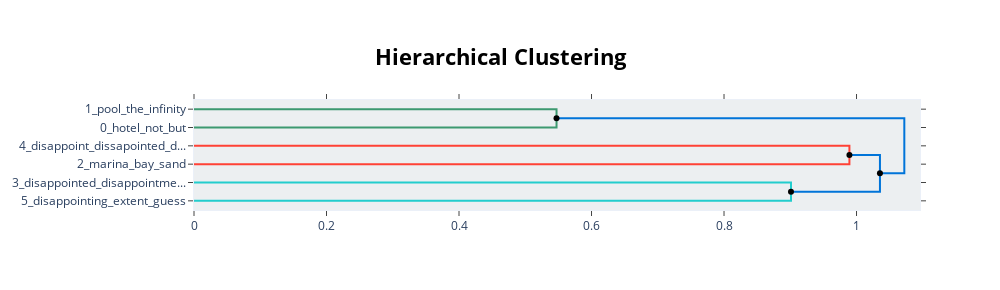

Source (notebook cell):
### Code cell
hierarchical_topics = topic_model.hierarchical_topics(sample_content)
topic_model.visualize_hierarchy(hierarchical_topics=hierarchical_topics)

# We can see that a hierarchical tree is formed which is conveniently colour coded to show links between related topics fairly well!
# Nonetheless - we still do see conjunctions such as 'but' pop up in the tree - implying that we do not necessarily have just the problems
# faced by guests displayed below and some of the text could be related to things thought positively by them. This can be rectified through
# the methods employed below.

### Figure 1 — Plotly figure (JSON) as saved in the notebook; plotly's stock layout.template omitted (floating-point values rounded to 4 significant figures)
{"data": [{"hoverinfo": "text", "marker": {"color": "rgb(61,153,112)"}, "mode": "lines", "text": ["pool_the_infinity_and_only", "", "", "hotel_not_but_the_service"], "type": "scatter", "x": [0, 0.5472, 0.5472, 0], "xaxis": "x", "y": [-5, -5, -15, -15], "yaxis": "y"}, {"hoverinfo": "text", "marker": {"color": "rgb(255,65,54)"}, "mode": "lines", "text": ["disappoint_dissapointed_disapointing_overal_info", "", "", "marina_bay_sand_sands_ship"], "type": "scatter", "x": [0, 0.9893, 0.9893, 0], "xaxis": "x", "y": [-25, -25, -35, -35], "yaxis": "y"}, {"hoverinfo": "text", "marker": {"color": "rgb(35,205,205)"}, "mode": "lines", "text": ["disappointed_disappointment_upset_what_big", "", "", "disappointing_extent_guess_shocking_such"], "type": "scatter", "x": [0, 0.9011, 0.9011, 0], "xaxis": "x", "y": [-45, -45, -55, -55], "yaxis": "y"}, {"hoverinfo": "text", "marker": {"color": "rgb(0,116,217)"}, "mode": "lines", "text": ["marina_bay_sand_disappoint_sands", "", "", "disappointing_disappointed_disappointment_upset_extremely"], "type": "scatter", "x": [0.9893, 1.035, 1.035, 0.9011], "xaxis": "x", "y": [-30, -30, -50, -50], "yaxis": "y"}, {"hoverinfo": "text", "marker": {"color": "rgb(0,116,217)"}, "mode": "lines", "text": ["hotel_the_not_but_pool", "", "", "marina_bay_sand_disappoint_disappointing"], "type": "scatter", "x": [0.5472, 1.072, 1.072, 1.035], "xaxis": "x", "y": [-10, -10, -40, -40], "yaxis": "y"}, {"hoverinfo": "text", "hovertext": ["marina_bay_sand_disappoint_sands", "hotel_the_not_but_pool"], "marker": {"color": "black"}, "mode": "markers", "showlegend": false, "type": "scatter", "x": [0.9893, 0.5472], "y": [-30, -10]}, {"hoverinfo": "text", "hovertext": ["disappointing_disappointed_disappointment_upset_extremely", "marina_bay_sand_disappoint_disappointing"], "marker": {"color": "black"}, "mode": "markers", "showlegend": false, "type": "scatter", "x": [0.9011, 1.035], "y": [-50, -40]}], "layout": {"autosize": false, "height": 290, "hoverlabel": {"bgcolor": "white", "font": {"family": "Rockwell", "size": 16}}, "hovermode": "closest", "plot_bgcolor": "#ECEFF1", "showlegend": false, "title": {"font": {"color": "Black", "size": 22}, "text": "<b>Hierarchical Clustering</b>", "x": 0.5, "xanchor": "center", "yanchor": "top"}, "width": 1000, "xaxis": {"mirror": "allticks", "rangemode": "tozero", "showgrid": false, "showline": true, "showticklabels": true, "ticks": "outside", "type": "linear", "zeroline": false}, "yaxis": {"mirror": "allticks", "range": [-60, 0], "rangemode": "tozero", "showgrid": false, "showline": true, "showticklabels": true, "tickmode": "array", "ticks": "outside", "ticktext": ["1_pool_the_infinity", "0_hotel_not_but", "4_disappoint_dissapointed_d...", "2_marina_bay_sand", "3_disappointed_disappointme...", "5_disappointing_extent_guess"], "tickvals": [-5, -15, -25, -35, -45, -55], "type": "linear", "zeroline": false}}}
